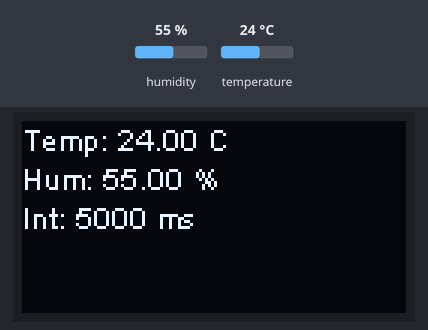
Simulated run of this sketch. Board: ESP8266 (NodeMCU). Shown: 128×64 one-colour display. Inputs (shaded band) come from the test bench; at power-on: humidity 55 %, temperature 24 °C. No radio packets arrive unless stated; what the sketch prints to the serial monitor is not drawn.

Above: at 1.2 s.
1.3 s: humidity set to 22 %
At 6.1 s:
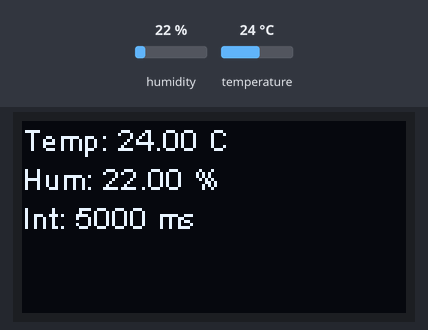
11.5 s: temperature set to 12 °C
At 16.0 s:
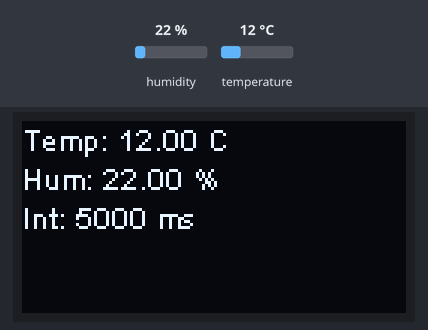
26.6 s: humidity set to 40 %
At 31.6 s:
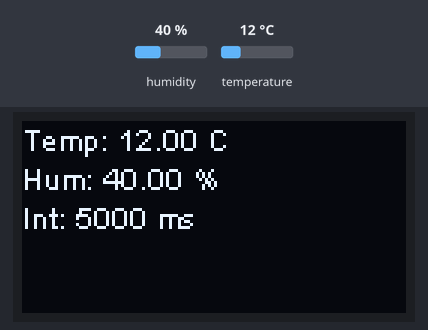
36.6 s: temperature set to 19 °C
Timing chart, 0 to 39.6 s (numbered marks = the images above; inputs shaded):
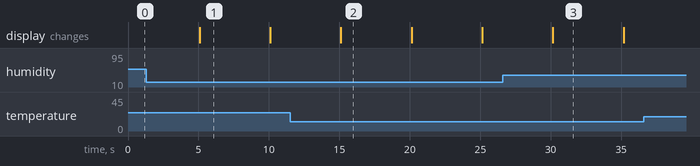

Measured:
- after the input at 1.3 s, the display: first differs from a run without the input after 3.8 s (image 1)
- after the input at 11.5 s, the display: first differs from a run without the input after 3.6 s (image 2)
- after the input at 26.6 s, the display: first differs from a run without the input after 3.6 s (image 3)
- what the display in image 1 shows lasts 5.0 s, from 5.1 s to 10.1 s

The sketch:

LoRaSensorTTGO_V3.ino
```cpp
#include <ArduinoJson.h>
#include "DHT.h"
#include "board_def.h"
#include <LoRa.h>

#define DHTPIN 4
#define DHTTYPE DHT22
#define BUTTON_PIN 26
#define OLED_DISPLAY_TIME 5000  // Tiempo en milisegundos que se muestra el OLED

int sendInterval = 5000; // Intervalo de envío por defecto (en milisegundos)
unsigned long lastSendTime = 0;

OLED_CLASS_OBJ display(OLED_ADDRESS, OLED_SDA, OLED_SCL);
DHT dht(DHTPIN, DHTTYPE);

// Estado del OLED
bool oledActive = false;
unsigned long oledStartTime = 0;

void printOLED(String msg) {
  display.clear();
  display.setTextAlignment(TEXT_ALIGN_LEFT);
  display.drawString(0, 0, msg);
  display.display();
}

void setup() {
  Serial.begin(115200);
  while (!Serial);

  // Configuración OLED
  if (OLED_RST > 0) {
    pinMode(OLED_RST, OUTPUT);
    digitalWrite(OLED_RST, HIGH);
    delay(100);
    digitalWrite(OLED_RST, LOW);
    delay(100);
    digitalWrite(OLED_RST, HIGH);
  }

  display.init();
  display.flipScreenVertically();
  display.clear();
  display.setFont(ArialMT_Plain_10);

  // Inicializar botón
  pinMode(BUTTON_PIN, INPUT_PULLUP);

  // Inicializar DHT
  dht.begin();

  // Inicializar LoRa
  SPI.begin(CONFIG_CLK, CONFIG_MISO, CONFIG_MOSI, CONFIG_NSS);
  LoRa.setPins(CONFIG_NSS, CONFIG_RST, CONFIG_DIO0);
  if (!LoRa.begin(BAND)) {
    Serial.println("Error inicializando LoRa");
    while (true);
  }
  Serial.println("LoRa inicializado correctamente");
}

void handleIncomingMessage(String incomingMessage) {
  StaticJsonDocument<128> doc;  // Tamaño suficiente para manejar el comando JSON

  DeserializationError error = deserializeJson(doc, incomingMessage);
  if (error) {
    Serial.println("Error al analizar JSON: " + String(error.c_str()));
    return;
  }

  if (doc.containsKey("command") && doc["command"] == "set_interval") {
    if (doc.containsKey("value")) {
      int newInterval = doc["value"];
      sendInterval = newInterval;
      Serial.println("Nuevo intervalo configurado: " + String(sendInterval) + " ms");
    } else {
      Serial.println("Error: falta el valor de intervalo en el mensaje");
    }
  } else {
    Serial.println("Comando no reconocido");
  }
}

void loop() {
    // Recibir mensajes LoRa
  int packetSize = LoRa.parsePacket();
  if (packetSize) {
    String incomingMessage = "";
    while (LoRa.available()) {
      incomingMessage += (char)LoRa.read();
    }
    Serial.println("Mensaje recibido: " + incomingMessage);
    handleIncomingMessage(incomingMessage);

  }

  // Leer botón
  if (digitalRead(BUTTON_PIN) == HIGH && !oledActive) {
    oledActive = true;
    oledStartTime = millis();

    // Leer DHT
    float h = dht.readHumidity();
    float t = dht.readTemperature();

    if (isnan(h) || isnan(t)) {
      Serial.println("Error leyendo del sensor DHT");
      printOLED("Error sensor DHT");
    } else {
      // Mostrar en OLED
      String displayMsg = "Temp: " + String(t) + " C\nHum: " + String(h) + " %" + " \nInt: " + String(sendInterval) + " ms";
      printOLED(displayMsg);
      Serial.println(displayMsg);
    }
  }

  // Apagar OLED después de OLED_DISPLAY_TIME
  if (oledActive && millis() - oledStartTime > OLED_DISPLAY_TIME) {
    oledActive = false;
    display.clear();
    display.display();
  }

  // Enviar datos LoRa regularmente
//  static unsigned long lastSendTime = 0; ya definido como variable global
  if (millis() - lastSendTime > sendInterval) {  // Cada 10 segundos
    lastSendTime = millis();

    float h = dht.readHumidity();
    float t = dht.readTemperature();

    if (isnan(h) || isnan(t)) {
      Serial.println("Error leyendo del sensor DHT");
    } else {
      // Crear JSON
      StaticJsonDocument<200> doc;
      doc["temperature"] = t;
      doc["humidity"] = h;

      char buffer[200];
      size_t n = serializeJson(doc, buffer);

      // Enviar por LoRa
      LoRa.beginPacket();
      LoRa.write((uint8_t *)buffer, n);
      LoRa.endPacket();

      Serial.print("Enviado por LoRa: ");
      Serial.println(buffer);
    }
  }
}
```

board_def.h
```cpp
#include <Arduino.h>

#define LORA_V1_0_OLED  0
#define LORA_V1_2_OLED  0
#define LORA_V1_6_OLED  1
#define LORA_V2_0_OLED  0

// Change here whether you define Sender or Receiver.
// The rest should be the same
#define LORA_SENDER 0
//#define LORA_SENDER 1

#define LORA_PERIOD 868
// #define LORA_PERIOD 915
//#define LORA_PERIOD 433

#if LORA_V1_0_OLED
#include <Wire.h>
#include "SSD1306Wire.h"
#define OLED_CLASS_OBJ  SSD1306Wire
#define OLED_ADDRESS    0x3C
#define OLED_SDA    4
#define OLED_SCL    15
#define OLED_RST    16
#define CONFIG_MOSI 27
#define CONFIG_MISO 19
#define CONFIG_CLK  5
#define CONFIG_NSS  18
#define CONFIG_RST  14
#define CONFIG_DIO0 26
// !    There are two versions of TTGO LoRa V1.0,
// !    the 868 version uses the 3D WiFi antenna, and the 433 version uses the PCB antenna.
// !    You need to change the frequency according to the board.

#define SDCARD_MOSI -1
#define SDCARD_MISO -1
#define SDCARD_SCLK -1
#define SDCARD_CS   -1

#elif LORA_V1_2_OLED
//Lora V1.2 ds3231
#include <Wire.h>
#include "SSD1306Wire.h"
#define OLED_CLASS_OBJ  SSD1306Wire
#define OLED_ADDRESS    0x3C
#define OLED_SDA    21
#define OLED_SCL    22
#define OLED_RST    -1
#define CONFIG_MOSI 27
#define CONFIG_MISO 19
#define CONFIG_CLK  5
#define CONFIG_NSS  18
#define CONFIG_RST  23
#define CONFIG_DIO0 26

#define SDCARD_MOSI -1
#define SDCARD_MISO -1
#define SDCARD_SCLK -1
#define SDCARD_CS   -1

#define ENABLE_DS3231

#elif LORA_V1_6_OLED
#include <Wire.h>
#include "SSD1306Wire.h"
#define OLED_CLASS_OBJ  SSD1306Wire
#define OLED_ADDRESS    0x3C
#define OLED_SDA    21
#define OLED_SCL    22
#define OLED_RST    -1

#define CONFIG_MOSI 27
#define CONFIG_MISO 19
#define CONFIG_CLK  5
#define CONFIG_NSS  18
#define CONFIG_RST  23
#define CONFIG_DIO0 26

#define SDCARD_MOSI 15
#define SDCARD_MISO 2
#define SDCARD_SCLK 14
#define SDCARD_CS   13

#elif LORA_V2_0_OLED
#include <Wire.h>
#include "SSD1306Wire.h"
#define OLED_CLASS_OBJ  SSD1306Wire
#define OLED_ADDRESS    0x3C
#define OLED_SDA    21
#define OLED_SCL    22
#define OLED_RST    -1

#define CONFIG_MOSI 27
#define CONFIG_MISO 19
#define CONFIG_CLK  5
#define CONFIG_NSS  18
#define CONFIG_RST  23
#define CONFIG_DIO0 26

#define SDCARD_MOSI 15
#define SDCARD_MISO 2
#define SDCARD_SCLK 14
#define SDCARD_CS   13

#else
#error "please select board"
#endif


#if LORA_PERIOD == 433
#define BAND 433E6
#elif LORA_PERIOD == 868
#define BAND 868E6
#elif LORA_PERIOD == 915
#define BAND 915E6
#else
#error "Please select the correct lora frequency"
#endif
```
